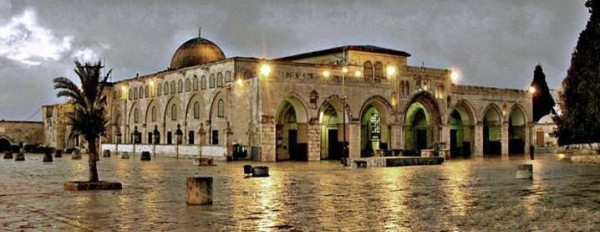
#> input picture sample-images/al-aqsa.jpeg, 600 x 232 px
$ python NoiseModels.py
#> lines starting #> are read from the running program, lines starting #| are printed output that depends on the picture
import numpy as np
import matplotlib.pyplot as plt
from skimage import io, util
from skimage.util import random_noise

def add_gaussian_noise(image, mean=1, var=0.01):
#> called with mean = 1, var = 0.01
    return random_noise(image, mode='gaussian', mean=mean, var=var)
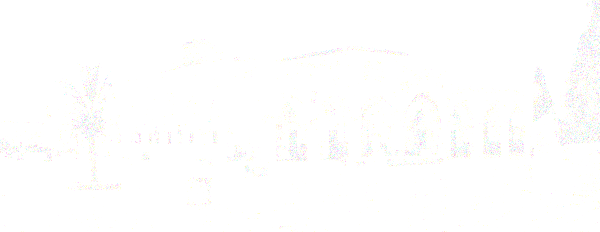
#> returned value: shape (232, 600, 3) float64; mean of channels 0, 1, 2 0.998, 0.998, 0.997; drawn as R, G, B

def add_salt_and_pepper_noise(image, salt_vs_pepper=1, amount=0.01):
#> called with salt_vs_pepper = 1, amount = 0.01
    return random_noise(image, mode='s&p', salt_vs_pepper=salt_vs_pepper, amount=amount)

def add_rayleigh_noise(image, scale=0.25):
    # Rayleigh noise is not natively supported by skimage, so we implement it here
#> called with scale = 0.25
    rayleigh_noise = np.random.rayleigh(scale, image.shape)
    noisy_image = image + rayleigh_noise
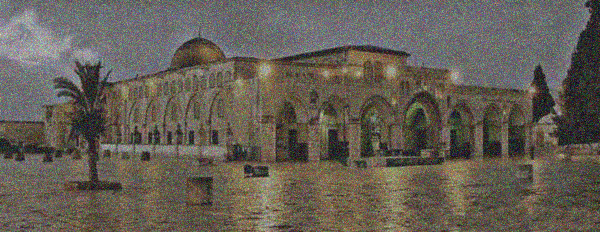
#> noisy_image: shape (232, 600, 3) float64; mean R, G, B 0.817, 0.767, 0.693; drawn with min black and max white
    return np.clip(noisy_image, 0, 1)
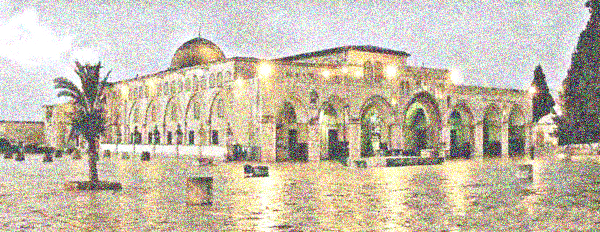
#> returned value: shape (232, 600, 3) float64; mean of channels 0, 1, 2 0.783, 0.742, 0.672; drawn as R, G, B

def add_uniform_noise(image, low=0, high=0.25):
#> called with low = 0, high = 0.25
    uniform_noise = np.random.uniform(low, high, image.shape)
    noisy_image = image + uniform_noise
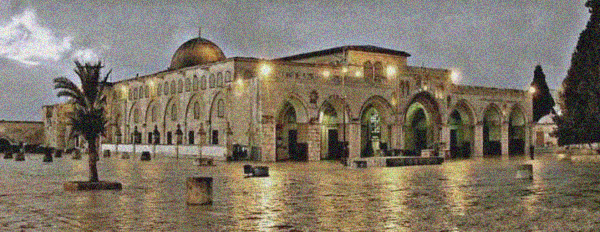
#> noisy_image: shape (232, 600, 3) float64; mean R, G, B 0.629, 0.58, 0.504; drawn with min black and max white
    return np.clip(noisy_image, 0, 1)
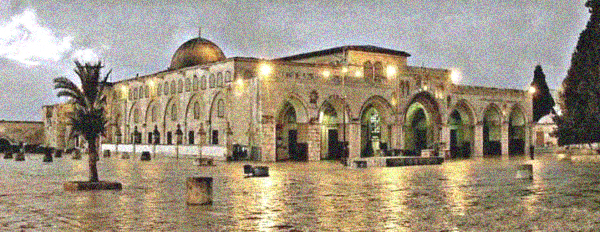
#> returned value: shape (232, 600, 3) float64; mean of channels 0, 1, 2 0.627, 0.578, 0.503; drawn as R, G, B

def add_exponential_noise(image, scale=0.35):
    # Exponential noise is not natively supported by skimage, so we implement it here
#> called with scale = 0.35
    exponential_noise = np.random.exponential(scale, image.shape)
    noisy_image = image + exponential_noise
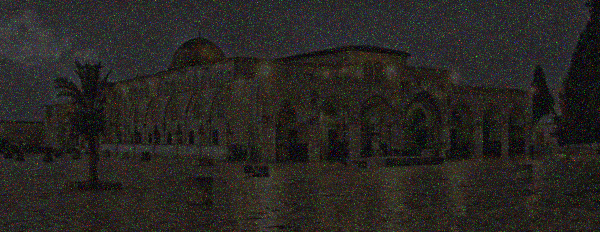
#> noisy_image: shape (232, 600, 3) float64; mean R, G, B 0.854, 0.803, 0.73; drawn with min black and max white
    return np.clip(noisy_image, 0, 1)
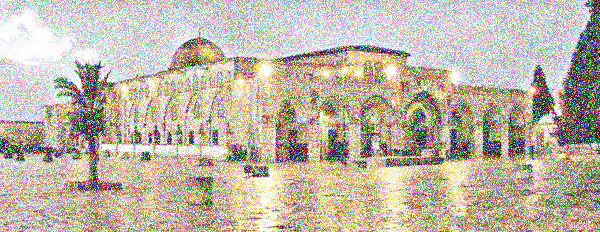
#> returned value: shape (232, 600, 3) float64; mean of channels 0, 1, 2 0.756, 0.718, 0.657; drawn as R, G, B

def main(image_path):
    image = util.img_as_float(io.imread(image_path))

    # Apply different noises to the image
    gaussian_noisy = add_gaussian_noise(image)
    sp_noisy = add_salt_and_pepper_noise(image)
    rayleigh_noisy = add_rayleigh_noise(image)
    uniform_noisy = add_uniform_noise(image)
    exponential_noisy = add_exponential_noise(image)

    # Plot the noisy images
    fig, axes = plt.subplots(2, 3, figsize=(15, 10),
                             sharex=True, sharey=True)
    ax = axes.ravel()
    ax[0].imshow(image, cmap=plt.cm.gray)
    ax[0].set_title('Original image')

    ax[1].imshow(gaussian_noisy, cmap=plt.cm.gray)
    ax[1].set_title('Gaussian noise')

    ax[2].imshow(sp_noisy, cmap=plt.cm.gray)
    ax[2].set_title('Salt and Pepper noise')

    ax[3].imshow(rayleigh_noisy, cmap=plt.cm.gray)
    ax[3].set_title('Rayleigh noise')

    ax[4].imshow(uniform_noisy, cmap=plt.cm.gray)
    ax[4].set_title('Uniform noise')

    ax[5].imshow(exponential_noisy, cmap=plt.cm.gray)
    ax[5].set_title('Exponential noise')

    for a in ax:
        a.axis('off')
    plt.tight_layout()
    plt.show()

if __name__ == "__main__":
    main('sample-images/al-aqsa.jpeg')

$ run again, with sample-images/Madinah-image-01.jpeg copied over sample-images/al-aqsa.jpeg
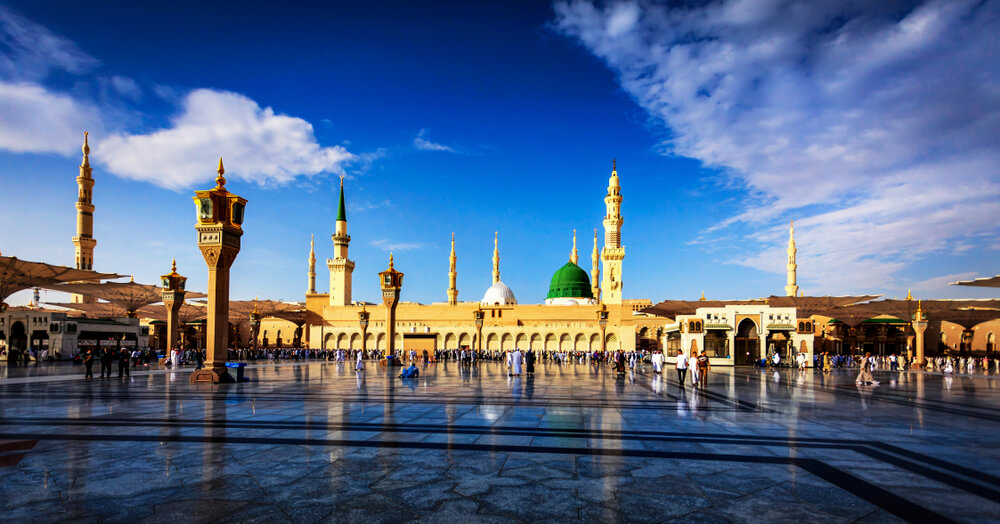
#> input picture sample-images/Madinah-image-01.jpeg, 1000 x 524 px
#> in add_exponential_noise, `noisy_image = image + exponential_noise`:
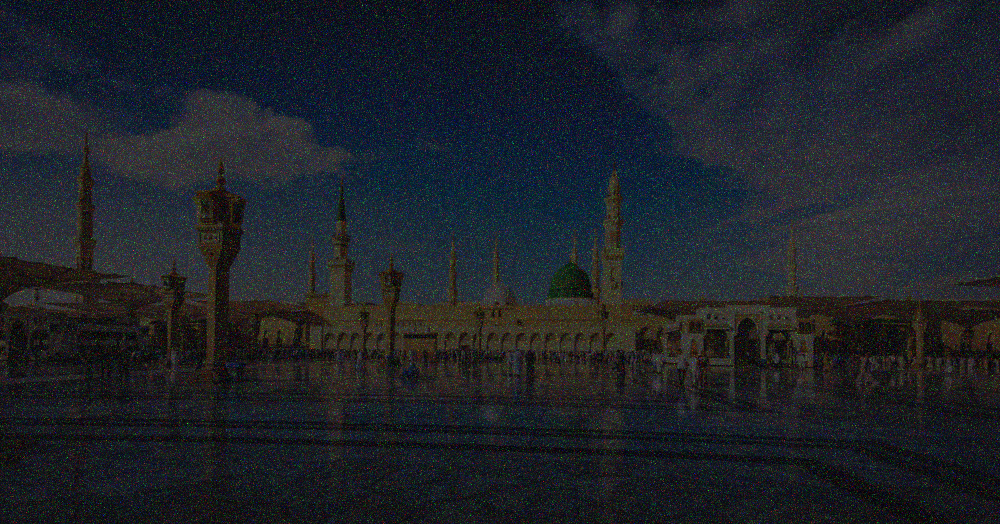
#> noisy_image: shape (524, 1000, 3) float64; mean R, G, B 0.67, 0.756, 0.887; drawn with min black and max white
#> in add_exponential_noise, `return np.clip(noisy_image, 0, 1)`:
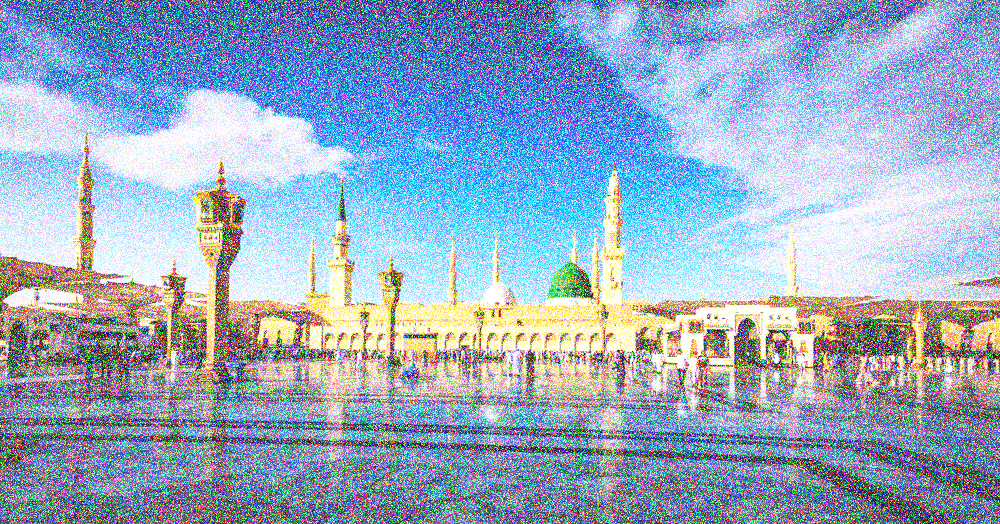
#> returned value: shape (524, 1000, 3) float64; mean of channels 0, 1, 2 0.598, 0.673, 0.762; drawn as R, G, B
